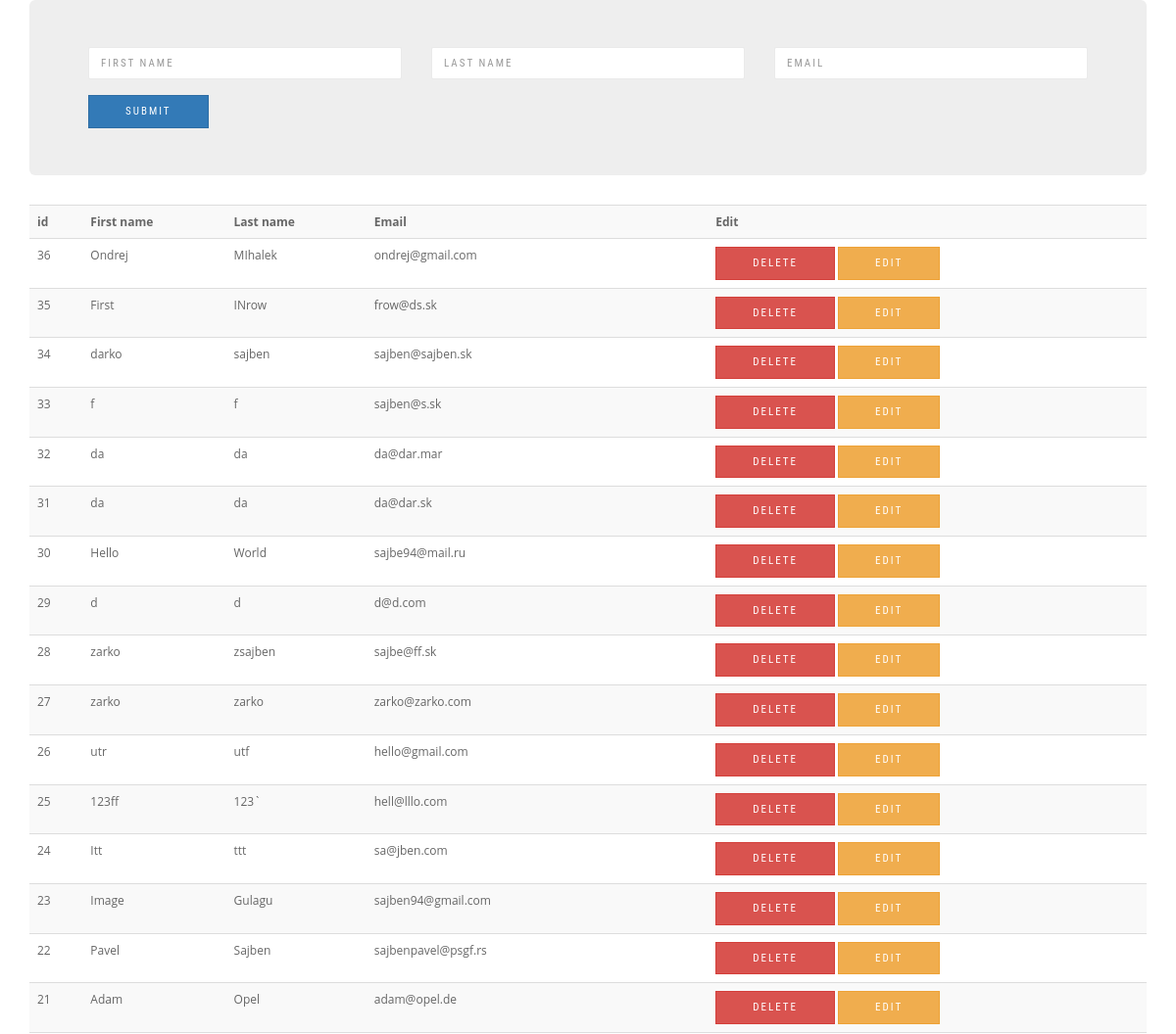
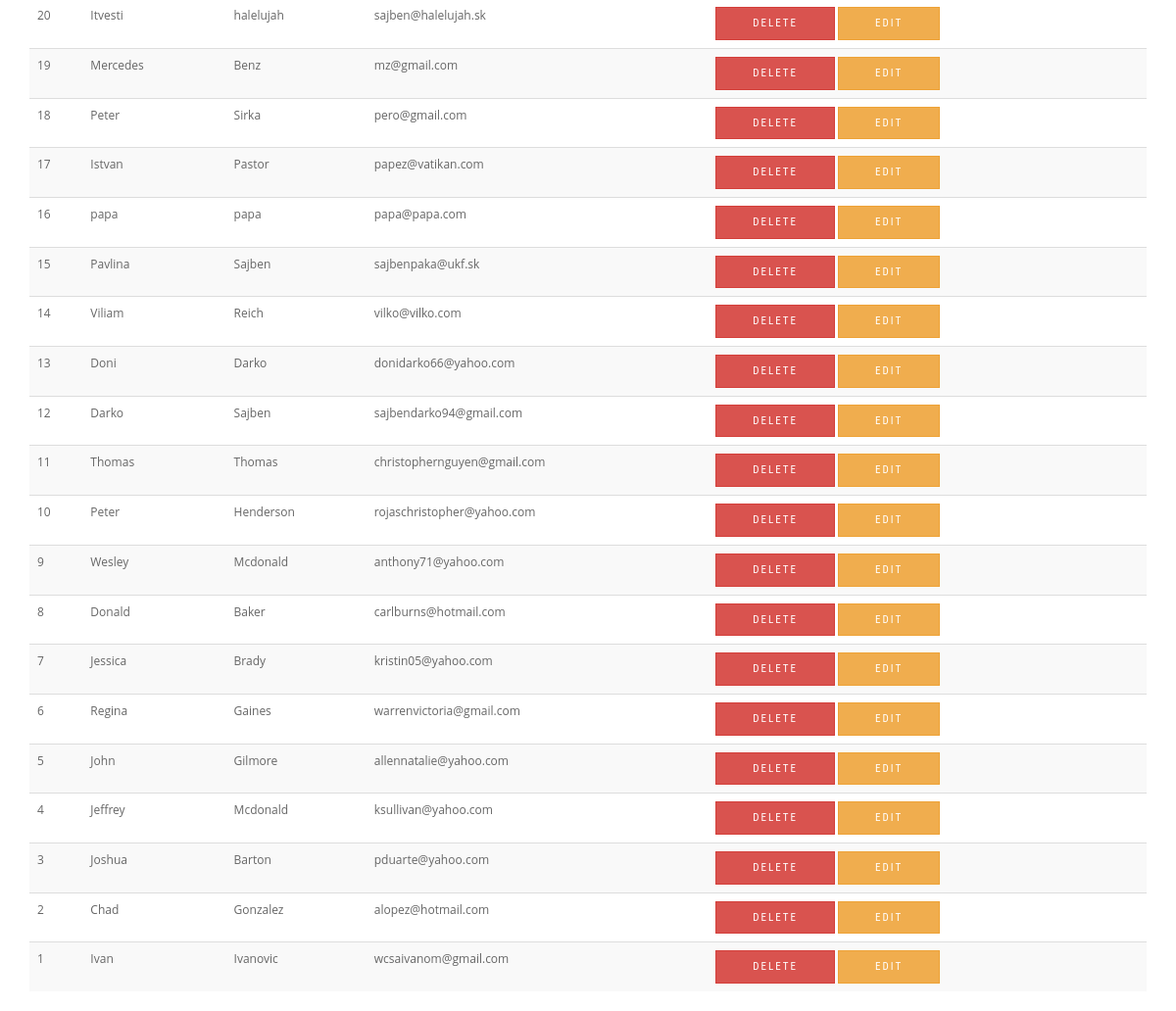
The app's page /formpage/, older data (2 pictures, top to bottom).
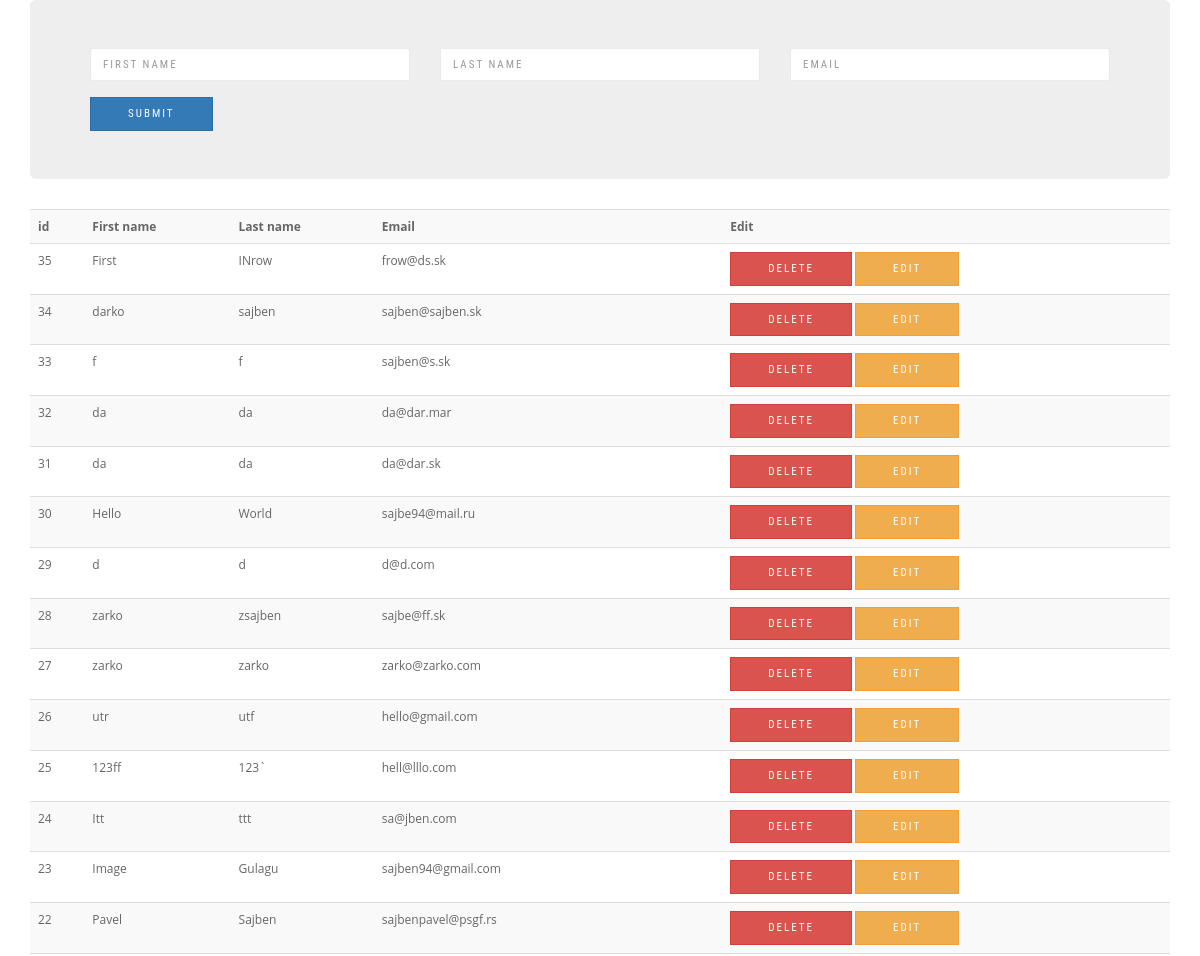
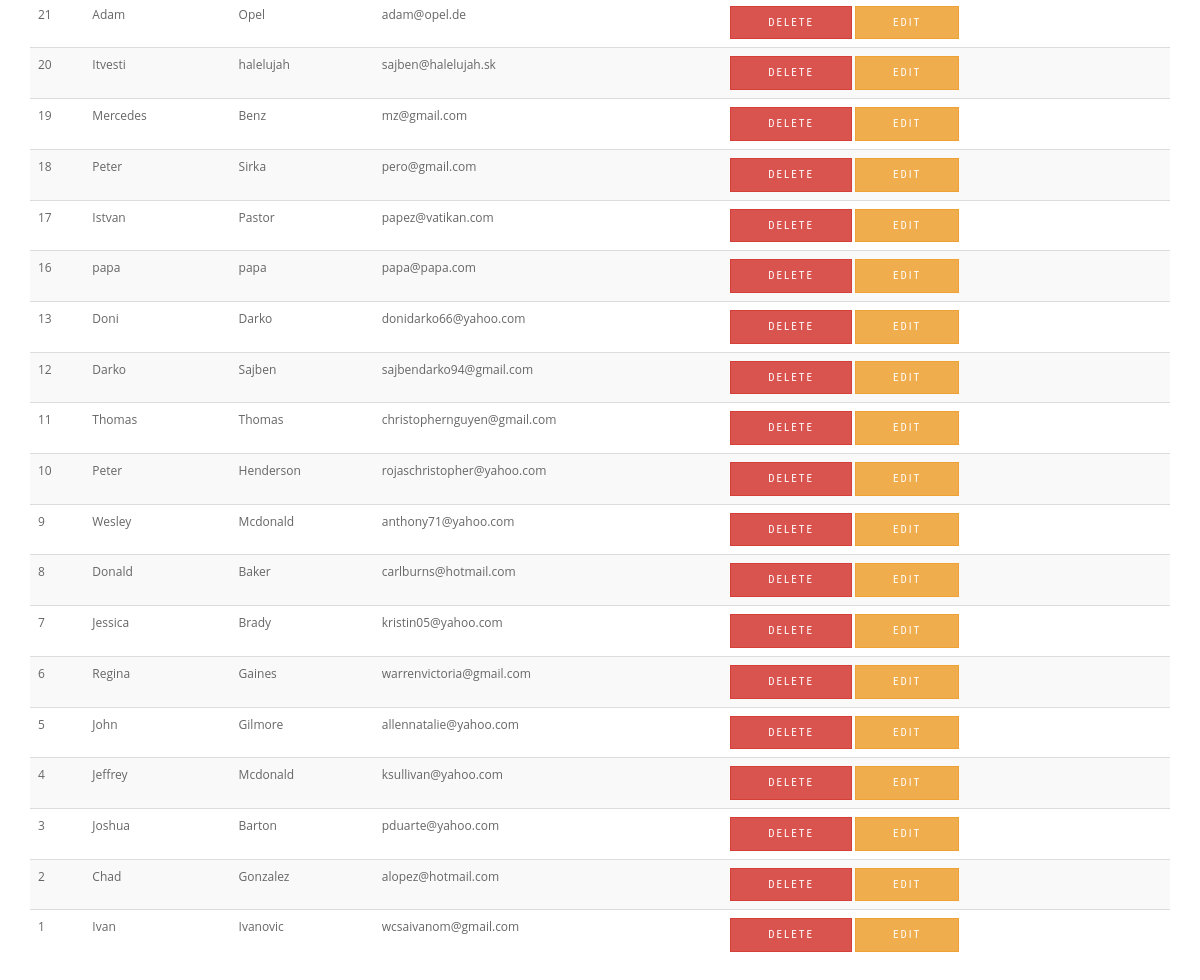
The same page, newer data (2 pictures, top to bottom).
### myapp/models.py (models this page shows, shortened)
class Users(models.Model):
    first_name = models.CharField(max_length=255)
    last_name = models.CharField(max_length=255)
    email = models.EmailField(unique=True)

### myapp/views.py (the view, shortened to what this page needs)
# urls.py: url(r'^formpage/',views.form_name_view,name='form_name'),
def form_name_view(request):
    form = forms.FormName()
    users_list = Users.objects.order_by('-id')
    return render(request,'myapp/form_page.html',{'form':form,'message':users_list})

### myapp/forms.py
class FormName(forms.Form):
    first_name = forms.CharField(widget=forms.TextInput(attrs={'class':'form-control','placeholder':'First name'}),
                                error_messages={'required': 'Please enter your first name'})
    last_name = forms.CharField(widget=forms.TextInput(attrs={'class':'form-control','placeholder':'Last name'}),
                                error_messages={'required': 'Please enter your last name'})
    email = forms.EmailField(widget=forms.EmailInput(attrs={'class':'form-control','placeholder':'Email'}),
                             validators=[check_email,])
    botcatcher = forms.CharField(required=False,
                                 widget=forms.HiddenInput,
                                 validators=[validators.MaxLengthValidator(0),])

### templates/myapp/form_page.html (shortened to what this page needs)
<!DOCTYPE html>
{% load staticfiles %}
{% load bootstrap3 %}
{% bootstrap_css %}
<html lang="en">
<head>
  <link rel="stylesheet" href="{% static "css/style.css" %}">
</head>
<body>
  <div class="container">
    <div class="jumbotron">
      <form method="POST">
        <div class="form-group row">
          {% for field in form %}
          <div class="col-xs-4">
            {{ field }}
          </div>
          {% endfor %}
        </div>
        <input type="submit" class="btn btn-primary">
      </form>
    </div>
      {% if message %}
        <table class="table table-striped">
          <tr>
            <th>id</th>
            <th>First name</th>
            <th>Last name</th>
            <th>Email</th>
            <th>Edit</th>
          </tr>
          {% for user in message %}
            <tr>
              <td>{{ user.id }}</td>
              <td>{{ user.first_name }}</td>
              <td>{{ user.last_name }}</td>
              <td>{{ user.email }}</td>
              <td>
                <a href="#" class="btn btn-danger">Delete</a>
                <a href="{% url 'myapp:help' %}" class="btn btn-warning">Edit</a>
              </td>
            </tr>
          {% endfor %}
        </table>
      {% else %}
        <p>No user</p>
      {% endif %}
  </div>
</body>
</html>

### static/css/style.css (style rules this page uses)
html { overflow-y: scroll; overflow-x: hidden; -ms-overflow-style: scrollbar; }
body { background: #fff; font: 400 12px/1.8 "Open Sans", sans-serif; color: #666; -webkit-font-smoothing: antialiased; }
a, .btn { transition: all 0.125s ease-in-out 0s; }
.btn, .well, .panel, .progress, .form-control, .form-control:hover, .form-control:focus, .navbar-custom .dropdown-menu { box-shadow: none; }
.well, .label, .alert, .progress, .form-control, .modal-content, .panel-heading, .panel-group .panel, .nav-tabs > li > a, .nav-pills > li > a { border-radius: 2px; }
.btn { border-radius: 0; font-family: "Roboto Condensed", sans-serif; text-transform: uppercase; letter-spacing: 2px; font-size: 11px; padding: 8px 37px; }
.form-control { font-family: "Roboto Condensed", sans-serif; text-transform: uppercase; letter-spacing: 2px; font-size: 11px; height: 33px; border: 1px solid #EAEAEA; border-radius: 2px; transition: all 0.4s ease-in-out 0s; }
a { color: #111; }

Row changes from the older to the newer data that the page shows:
removed Users: id "36", first_name "Ondrej", last_name "MIhalek", email "ondrej@gmail.com"
removed Users: id "15", first_name "Pavlina", last_name "Sajben", email "sajbenpaka@ukf.sk"
removed Users: id "14", first_name "Viliam", last_name "Reich", email "vilko@vilko.com"
